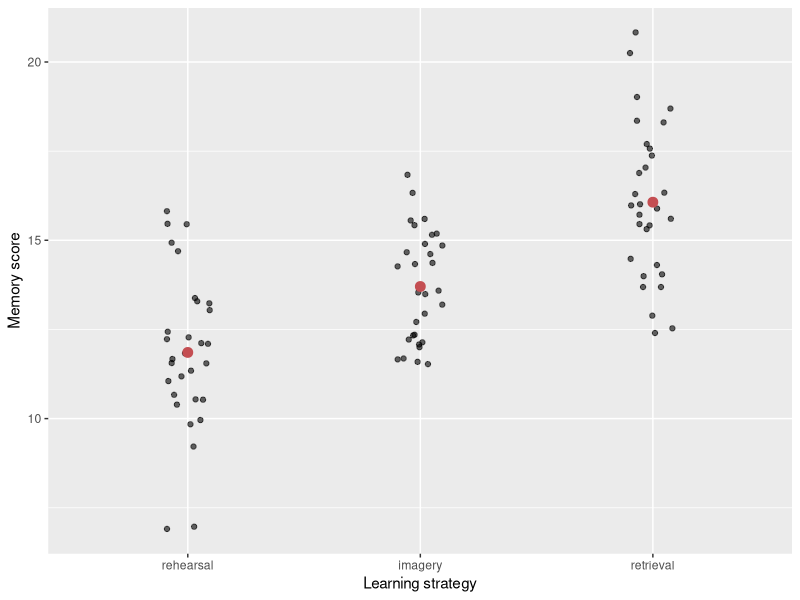
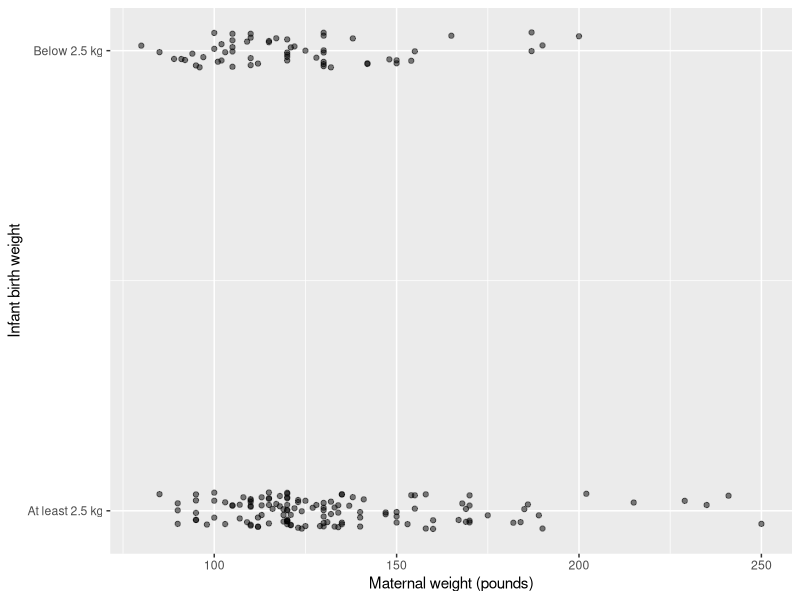
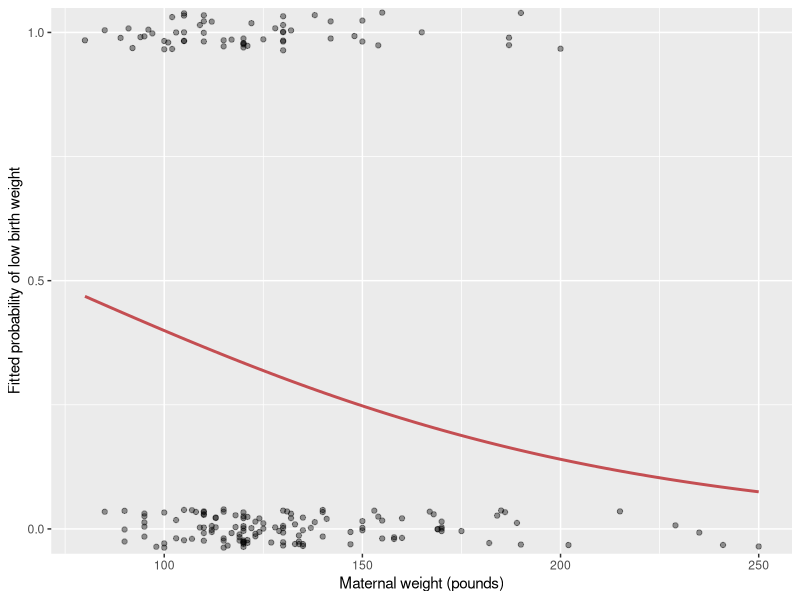

Generate these figures, in order, with R:
## ---- chunk 1
library(tidyverse)

set.seed(2026)
memory <- tibble(
  strategy = factor(rep(c("rehearsal", "imagery", "retrieval"), each = 30),
                    levels = c("rehearsal", "imagery", "retrieval")),
  score = c(rnorm(30, 12, 2), rnorm(30, 14, 2), rnorm(30, 16, 2))
)

memory %>%
  group_by(strategy) %>%
  summarise(n = n(), mean_score = mean(score), sd_score = sd(score),
            .groups = "drop")
## ---- chunk 2
ggplot(memory, aes(x = strategy, y = score)) +
  geom_jitter(width = 0.1, height = 0, alpha = 0.6) +
  stat_summary(fun = mean, geom = "point", colour = "#C44E52", size = 3) +
  labs(x = "Learning strategy", y = "Memory score")
## ---- chunk 3
strategy_summary <- memory %>%
  group_by(strategy) %>%
  summarise(n = n(), mean_score = mean(score), sd_score = sd(score),
            .groups = "drop")
strategy_summary
strategy_summary %>% slice_max(mean_score, n = 1)
## ---- chunk 4
m_groups <- lm(score ~ strategy, data = memory)
## ---- chunk 5
summary(m_groups)
coef(m_groups)
strategy_summary %>%
  mutate(difference_from_rehearsal =
           mean_score - mean_score[strategy == "rehearsal"])
## ---- chunk 6
m_common <- lm(score ~ 1, data = memory)
rss_common <- sum(residuals(m_common)^2)
rss_groups <- sum(residuals(m_groups)^2)
round(c(common_mean = rss_common, group_means = rss_groups), 1)
## ---- chunk 7
compute_f <- function(rss_common, rss_groups, k, n) {
  ((rss_common - rss_groups) / (k - 1)) / (rss_groups / (n - k))
}

f_manual <- compute_f(rss_common, rss_groups,
                      k = nlevels(memory$strategy), n = nrow(memory))
f_manual
stopifnot(isTRUE(all.equal(f_manual, anova(m_common, m_groups)$F[2])))
## ---- chunk 8
anova(m_common, m_groups)
## ---- chunk 9
births <- as_tibble(MASS::birthwt) %>%
  mutate(weight10 = (lwt - mean(lwt)) / 10)
births %>% count(low)
## ---- chunk 10
summary(births$lwt)
## ---- chunk 11
observed_low <- mean(births$low)
c(low_weight_births = sum(births$low),
  total_births = nrow(births),
  proportion = observed_low,
  percent = 100 * observed_low)
range(births$lwt)
## ---- chunk 12
ggplot(births, aes(x = lwt, y = low)) +
  geom_jitter(height = 0.04, width = 0, alpha = 0.5) +
  scale_y_continuous(breaks = c(0, 1), labels = c("At least 2.5 kg", "Below 2.5 kg")) +
  labs(x = "Maternal weight (pounds)", y = "Infant birth weight")
## ---- chunk 13
m_linear <- lm(low ~ lwt, data = births)
predict(m_linear, newdata = tibble(lwt = 400))
## ---- chunk 14
g_common <- glm(low ~ 1, data = births, family = binomial)
coef(g_common)
plogis(coef(g_common))
## ---- chunk 15
fitted_common <- unname(plogis(coef(g_common)))
c(intercept_only_probability = fitted_common,
  observed_proportion = observed_low)
isTRUE(all.equal(fitted_common, observed_low))
## ---- chunk 16
g_weight <- glm(low ~ weight10, data = births, family = binomial)
summary(g_weight)
c(log_odds_change_per_10_lb = coef(g_weight)["weight10"],
  odds_ratio_per_10_lb = exp(coef(g_weight)["weight10"]))
## ---- chunk 17
ggplot(births, aes(x = lwt, y = low)) +
  geom_jitter(height = 0.04, width = 0, alpha = 0.4) +
  geom_smooth(method = "glm", method.args = list(family = binomial),
              se = FALSE, colour = "#C44E52") +
  scale_y_continuous(breaks = c(0, 0.5, 1)) +
  coord_cartesian(ylim = c(0, 1)) +
  labs(x = "Maternal weight (pounds)",
       y = "Fitted probability of low birth weight")
## ---- chunk 18
new_weights <- tibble(lwt = c(100, 150)) %>%
  mutate(weight10 = (lwt - mean(births$lwt)) / 10)
new_weights %>%
  mutate(predicted_low = predict(g_weight, newdata = new_weights,
                                 type = "response"))
## ---- chunk 19
weight_predictions <- new_weights %>%
  mutate(predicted_low = predict(g_weight, newdata = new_weights,
                                 type = "response"))
weight_predictions

difference_percentage_points <- with(
  weight_predictions,
  100 * (predicted_low[lwt == 150] - predicted_low[lwt == 100])
)
difference_percentage_points
